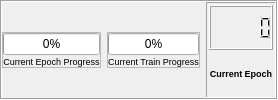
      <widget class="QFrame" name="frame_10">
       <property name="sizePolicy">
        <sizepolicy hsizetype="Preferred" vsizetype="Maximum">
         <horstretch>0</horstretch>
         <verstretch>0</verstretch>
        </sizepolicy>
       </property>
       <property name="frameShape">
        <enum>QFrame::Box</enum>
       </property>
       <property name="frameShadow">
        <enum>QFrame::Sunken</enum>
       </property>
       <layout class="QHBoxLayout" name="horizontalLayout_12">
        <property name="leftMargin">
         <number>0</number>
        </property>
        <property name="topMargin">
         <number>0</number>
        </property>
        <property name="rightMargin">
         <number>0</number>
        </property>
        <property name="bottomMargin">
         <number>0</number>
        </property>
        <item>
         <widget class="QFrame" name="frame_28">
          <property name="sizePolicy">
           <sizepolicy hsizetype="Expanding" vsizetype="Fixed">
            <horstretch>2</horstretch>
            <verstretch>0</verstretch>
           </sizepolicy>
          </property>
          <property name="frameShape">
           <enum>QFrame::StyledPanel</enum>
          </property>
          <property name="frameShadow">
           <enum>QFrame::Raised</enum>
          </property>
          <layout class="QVBoxLayout" name="verticalLayout_27">
           <property name="spacing">
            <number>1</number>
           </property>
           <property name="leftMargin">
            <number>0</number>
           </property>
           <property name="topMargin">
            <number>0</number>
           </property>
           <property name="rightMargin">
            <number>0</number>
           </property>
           <property name="bottomMargin">
            <number>0</number>
           </property>
           <item>
            <widget class="QProgressBar" name="epoch_progress">
             <property name="sizePolicy">
              <sizepolicy hsizetype="Expanding" vsizetype="Fixed">
               <horstretch>0</horstretch>
               <verstretch>0</verstretch>
              </sizepolicy>
             </property>
             <property name="value">
              <number>0</number>
             </property>
             <property name="alignment">
              <set>Qt::AlignRight|Qt::AlignTrailing|Qt::AlignVCenter</set>
             </property>
             <property name="orientation">
              <enum>Qt::Horizontal</enum>
             </property>
             <property name="invertedAppearance">
              <bool>false</bool>
             </property>
             <property name="textDirection">
              <enum>QProgressBar::TopToBottom</enum>
             </property>
            </widget>
           </item>
           <item>
            <widget class="QLabel" name="label_45">
             <property name="font">
              <font>
               <pointsize>7</pointsize>
              </font>
             </property>
             <property name="text">
              <string>Current Epoch Progress</string>
             </property>
             <property name="alignment">
              <set>Qt::AlignCenter</set>
             </property>
            </widget>
           </item>
          </layout>
         </widget>
        </item>
        <item>
         <widget class="QFrame" name="frame_29">
          <property name="sizePolicy">
           <sizepolicy hsizetype="Expanding" vsizetype="Fixed">
            <horstretch>5</horstretch>
            <verstretch>0</verstretch>
           </sizepolicy>
          </property>
          <property name="frameShape">
           <enum>QFrame::StyledPanel</enum>
          </property>
          <property name="frameShadow">
           <enum>QFrame::Raised</enum>
          </property>
          <layout class="QVBoxLayout" name="verticalLayout_28">
           <property name="spacing">
            <number>1</number>
           </property>
           <property name="leftMargin">
            <number>0</number>
           </property>
           <property name="topMargin">
            <number>0</number>
           </property>
           <property name="rightMargin">
            <number>0</number>
           </property>
           <property name="bottomMargin">
            <number>0</number>
           </property>
           <item>
            <widget class="QProgressBar" name="train_progress">
             <property name="sizePolicy">
              <sizepolicy hsizetype="Expanding" vsizetype="Fixed">
               <horstretch>0</horstretch>
               <verstretch>0</verstretch>
              </sizepolicy>
             </property>
             <property name="value">
              <number>0</number>
             </property>
             <property name="alignment">
              <set>Qt::AlignBottom|Qt::AlignRight|Qt::AlignTrailing</set>
             </property>
            </widget>
           </item>
           <item>
            <widget class="QLabel" name="label_46">
             <property name="font">
              <font>
               <pointsize>7</pointsize>
              </font>
             </property>
             <property name="text">
              <string>Current Train Progress</string>
             </property>
             <property name="alignment">
              <set>Qt::AlignCenter</set>
             </property>
            </widget>
           </item>
          </layout>
         </widget>
        </item>
        <item>
         <widget class="QFrame" name="frame_22">
          <property name="frameShape">
           <enum>QFrame::Panel</enum>
          </property>
          <property name="frameShadow">
           <enum>QFrame::Sunken</enum>
          </property>
          <layout class="QVBoxLayout" name="verticalLayout_31">
           <property name="spacing">
            <number>1</number>
           </property>
           <property name="leftMargin">
            <number>2</number>
           </property>
           <property name="topMargin">
            <number>2</number>
           </property>
           <property name="rightMargin">
            <number>2</number>
           </property>
           <property name="bottomMargin">
            <number>2</number>
           </property>
           <item>
            <widget class="QLCDNumber" name="current_epoch">
             <property name="frameShadow">
              <enum>QFrame::Raised</enum>
             </property>
             <property name="segmentStyle">
              <enum>QLCDNumber::Filled</enum>
             </property>
            </widget>
           </item>
           <item>
            <widget class="QLabel" name="label_41">
             <property name="font">
              <font>
               <pointsize>7</pointsize>
               <bold>true</bold>
              </font>
             </property>
             <property name="text">
              <string>Current Epoch</string>
             </property>
             <property name="alignment">
              <set>Qt::AlignCenter</set>
             </property>
            </widget>
           </item>
          </layout>
         </widget>
        </item>
       </layout>
      </widget>
